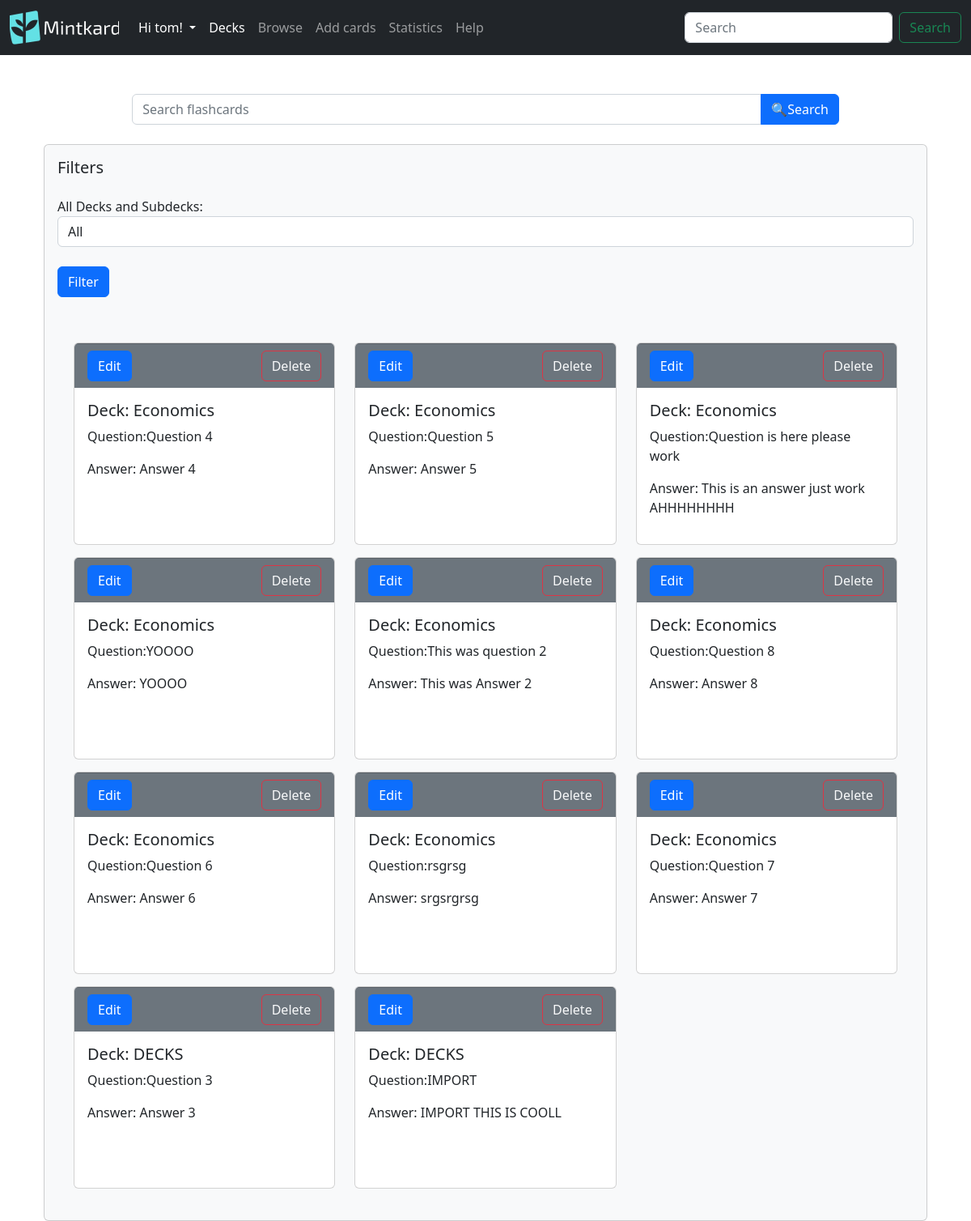
/decks/browse (signed in), run on an earlier commit of the app's database.
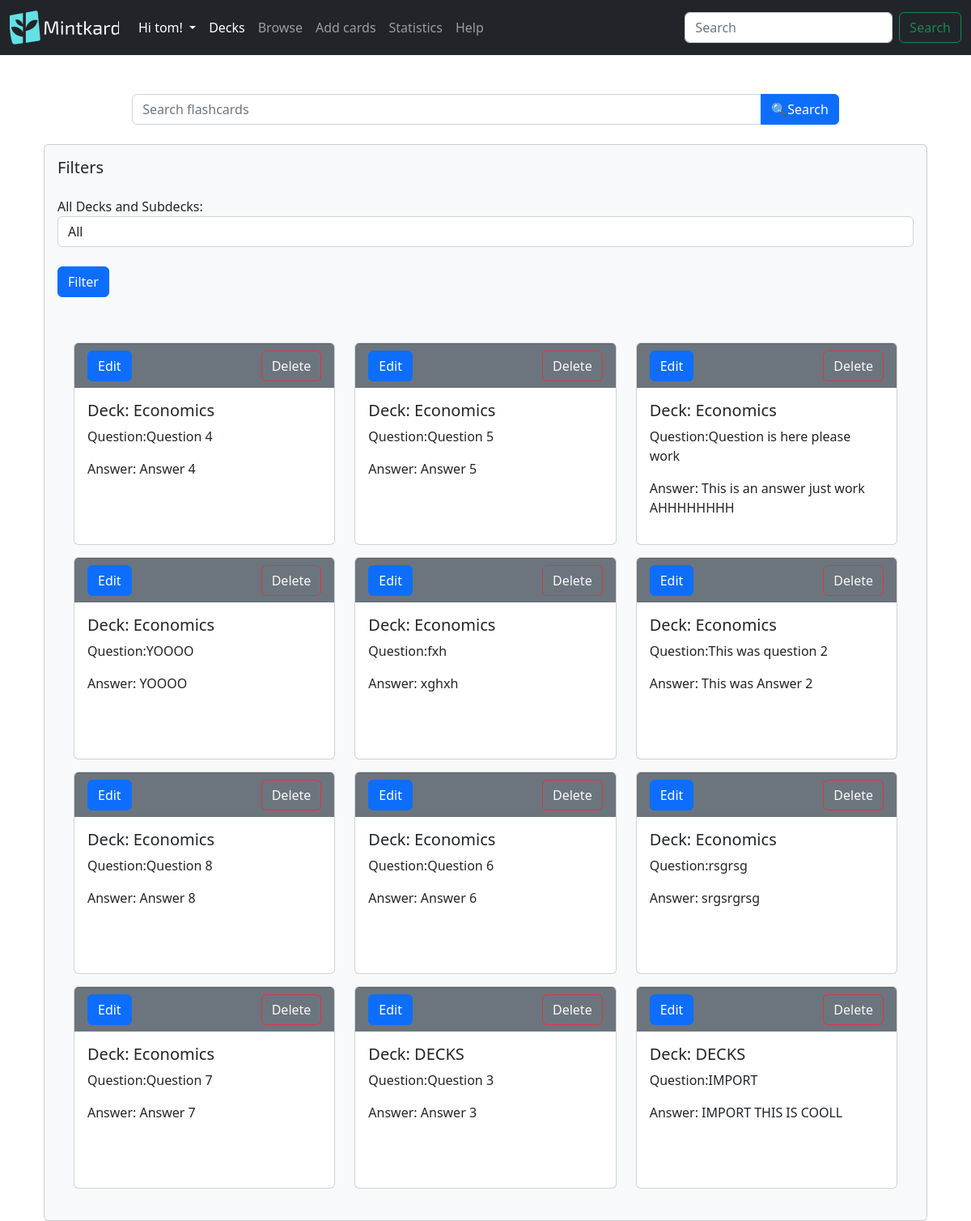
And on a later commit of the database.
### mintkard/models.py (models this page shows, shortened)
class User(db.Model,UserMixin):
    id = db.Column(db.Integer,primary_key= True)
    username = db.Column(db.String(100), unique = True)
    email = db.Column(db.String(75),unique=True)
    password = db.Column(db.String(150))
    decks = db.relationship('Deck',backref = 'user_decks',lazy=True)#stores all the decks that the owner owns, in the parents class

class Card(db.Model):
    id = db.Column(db.Integer, primary_key=True)#Primary key
    question = db.Column(db.String(200))
    answer = db.Column(db.String(400))
    last_study = db.Column(db.DateTime(timezone=True))
    is_new = db.Column(db.Boolean, default=True)
    interval = db.Column(db.Integer)
    easiness_factor = db.Column(db.Integer)
    quality = db.Column(db.Integer)
    deck_id = db.Column(db.Integer, db.ForeignKey('deck.id'))#One to many relationship with decks
    def __repr__(self):
        return f"Card('{self.id}',{self.question}', '{self.answer}', '{self.deck_id}')"

class Deck(db.Model):
    id = db.Column(db.Integer, primary_key=True)
    name = db.Column(db.String(100),nullable=False)
    description = db.Column(db.String(100))
    date = db.Column(db.DateTime(timezone=True),default=func.now())
    parent_id = db.Column(db.Integer, db.ForeignKey('deck.id'))#This is the foreign key for the parent deck
    children_deck = db.relationship('Deck',backref=db.backref('parent', remote_side=[id]),primaryjoin='Deck.parent_id == Deck.id')#This is the relationship for the child deck, the backref is the parent deck, the primaryjoin is the foreign key for the child deck
    cards = db.relationship('Card',lazy= True,cascade='all, delete-orphan',backref='deck')#cascade will delete all the cards in the deck if its deleted
    user_id = db.Column(db.Integer, db.ForeignKey('user.id'))
    '''allows a string output'''
    def delete(self):
        pass

### mintkard/decks.py (the view, shortened to what this page needs)
@login_required
@decks.route('/browse',methods=['GET','POST'])
def browse():
    deck_dict = deck_id_dict(g.fmanager.user.decks)
    if request.form.get('filter') == 'All':
        selected_id = request.form.get('filter')
    else:
        selected_id = int(request.form.get('filter')) if request.form.get('filter') is not None else None
    if (request.method == 'POST') and (request.form.get('filter') not in (None, 'All')):
        deck_id = request.form['filter']
        try:
            deck_filter = Deck.query.get(deck_id)
            cards = g.fmanager.get_cards_from_deck(deck_filter)
        except Exception as e:
            flash('Error locating deck: {}'.format(e),category='danger')
    else:
        try:
            cards = g.fmanager.get_all_cards()
        except Exception as e:
            flash('Error locating decks: {}'.format(e),category='danger')
    try:
        root_deck = [deck for deck in g.fmanager.user.decks if deck.parent_id == None]# used in the filter dropdown option
    except Exception as e:
        flash('Error locating decks: {}'.format(e),category='danger')
    return render_template("browse.html",cards = cards,decks=root_deck,selected_id=selected_id,all_decks = g.fmanager.user.decks,deck_dict=deck_dict)

### mintkard/decks.py (called while the page is built)
@decks.before_request
@login_required
def before_request():
    g.fmanager = FlashcardManager(user=current_user.id, app=current_app)
    g.fmanagerstats = FlashcardManagerStats(user=current_user.id, app=current_app)
    g.fmanagerstats_public = FlashcardManagerPublicStats(user=None,app=current_app)#there is no user as it gets the apps average data

def deck_id_dict(decks):
    deck_dict ={}
    for d in decks:
        deck_dict[d.id] = d.name
    return deck_dict

    def get_all_cards(self) -> List[Card]:
        cards = []
        for deck in self.user.decks:
            if deck.parent_id is None:# so it starts from the top of the tree, as decks gets all the decks.
                cards.extend(self.get_cards_from_deck(deck))
        return cards

    def get_cards_from_deck(self,deck: Deck) -> List[Card]:
        cards = deck.cards#gets the cards in the currrent deck, but cards in child_decks are not collected yet, till the recursion
        print('ID IS',deck.id)
        print('Cards are',deck.cards)
        for child_deck in deck.children_deck:
            cards.extend(self.get_cards_from_deck(child_deck))
        return cards

### mintkard/templates/browse.html (shortened to what this page needs)
{% extends 'layout.html' %}
{% block body %}
<div class="container mt-5">
  <div class="input-group mb-4" style="width:80%;margin: auto;">
    <input type="text" class="col-auto form-control" placeholder="Search flashcards">
    <button type="submit" class="col-auto btn btn-primary ">🔍Search</button>
  </div>
  <div class="card bg-light mt-3">
    <div class="card-body">
      <h5 class="card-title mb-4">Filters</h5>
      <form method="POST">
        <div class="form-group">
          <label for="deck-filter">All Decks and Subdecks:</label>
          <select class="form-control" name="filter">
            <option value ="All">All</option>
          </select>
        </div>
        <button class="btn btn-primary my-4" type="submit">Filter</button>
      </form>
      <br>
  <div class="row m-2" id="flashcard-cards">
    {% for card in cards %}
    <div class="col-sm-6 col-md-4" style="margin-bottom: 15px;">
      <div class="card" id="revision-card">
        <div class="card-footer d-flex justify-content-between bg-secondary text-dark">
          <a class="btn btn-primary" id="edit" href="/decks/edit/{{card.id}}">Edit</a>
          <form method="post">
            <button class="btn btn-outline-danger text-light" type="submit" name="delete_card" value="{{card.id}}"
              onclick="confirm('Are you sure you want to delete the card? press ok to confirm this.')" ;>Delete</button>
          </form>
        </div>
        <div class="card-body">
        {% if deck_dict.get(card.deck_id) %}
          <h5 class="card-title">Deck: {{deck_dict.get(card.deck_id)}}</h5>
        {% else %}
          <h5 class="card-title">Deck id: {{card.deck_id}} was not found</h5>
        {% endif %}
          <p class="card-text">Question:{{card.question}}</p>
          <p class="card-text">Answer: {{card.answer}}</p>
        </div>
      </div>
    </div>
    {% endfor%}
  </div>
  {% endblock %}

### mintkard/templates/layout.html (shortened to what this page needs)
<!DOCTYPE html>
<html lang="en">
<head>
    <link rel="stylesheet" href="https://cdnjs.cloudflare.com/ajax/libs/font-awesome/4.7.0/css/font-awesome.min.css">
</head>
<link href="https://cdn.jsdelivr.net/npm/bootstrap@5.2.3/dist/css/bootstrap.min.css" rel="stylesheet"
>
<body>
    <nav class="navbar navbar-expand-lg navbar-dark bg-dark">
        <div class="container-fluid">
            <a class="navbar-brand" href="/home"><img src="/static/logo.png" alt="Mintkard" width="135" height="42"></a>
            <div class="collapse navbar-collapse" id="navbarSupportedContent">
                <ul class="navbar-nav me-auto mb-2 mb-lg-0">
                    {% if current_user.is_authenticated %}
                    <li class="nav-item dropdown">
                        <a class="nav-link dropdown-toggle" href="#" id="navbarDropdown" role="button" data-bs-toggle="dropdown" aria-expanded="false" style="color:white">
                            Hi {{ current_user.username }}!
                        </a>
                    </li>
                    <li class="nav-item">
                        <a class="nav-link active" aria-current="page" href="/decks/">Decks</a>
                    </li>
                    <li class="nav-item">
                        <a class="nav-link" href="/decks/browse">Browse</a>
                    </li>
                    <li class="nav-item">
                        <a class="nav-link" href="/decks/create">Add cards</a>
                    </li>
                    <li class="nav-item">
                        <a class="nav-link" href="/decks/stats">Statistics</a>
                    </li>
                    <li class="nav-item">
                        <a class="nav-link" href="/decks/help">Help</a>
                    </li>
                    {% endif %}
                </ul>
                <form class="d-flex">
                    <input class="form-control me-2" type="search" placeholder="Search" aria-label="Search">
                    <button class="btn btn-outline-success" type="submit">Search</button>
                </form>
            </div>
        </div>
    </nav>
    <div class="container mt-5">
    {% block body %}{% endblock %}
    </div>
</body>
</html>

### mintkard/templates/browse.html (style rules this page uses)
#revision-card { height: 250px; overflow-y: auto; }

What changed in the data, as far as the page shows it:
added Card: {{ card.id }} 21 (drawn), {{ deck_dict.get(card.deck_id) }} "Economics", question "fxh", answer "xghxh"
